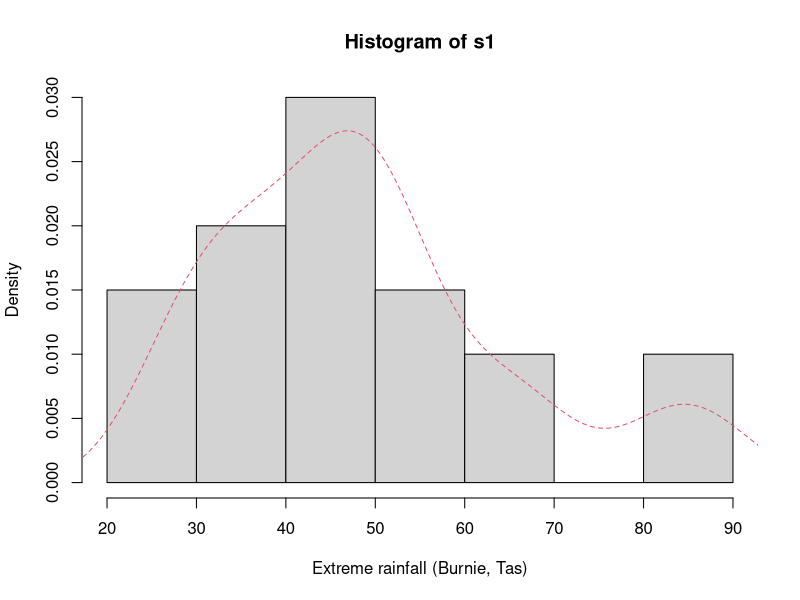
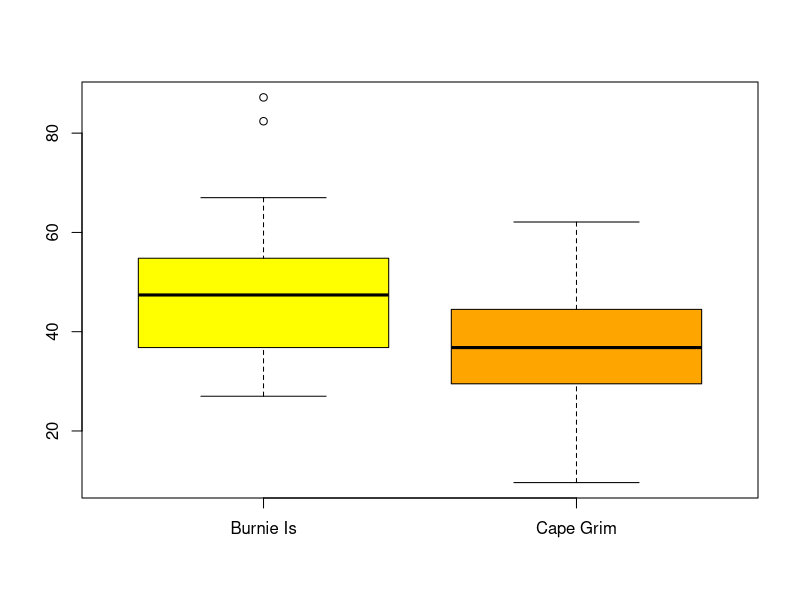
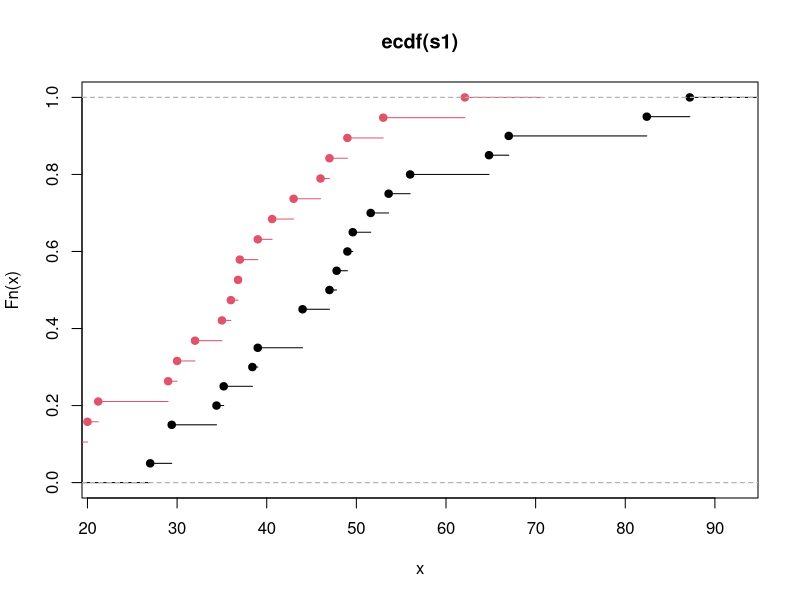

R code for these plots, in order:
## ---- chunk 1
setwd('/Users/rafsanalmamun/Desktop/MAST90105_Labs/Lab 7')
## ---- chunk 2
tasmania = read.csv('EditedRainfall.csv')
## ---- chunk 3

View(tasmania)
dim(tasmania) # check data dimension
names(tasmania[, 1:5]) # names of the first 5 columns
year = tasmania[, 1] # create a vector for year
s1 = tasmania[, 2] # create a vector for station 1 (Burnie)
s2 = tasmania[, 3] # create a vector for station 2 (Cape Grim)
## ---- chunk 4

summary(s1) # 5-number summary plus sample mean
## ---- chunk 5
sd(s1) # sample standard deviaion

IQR(s1) # IQR
## ---- chunk 6
# sample percentiles using Type 6 and 7
# approximations
quantile(s1, type = 6)
quantile(s1, type = 7)
## ---- chunk 7
summary(s2)

# remove the null values to calculate sd and IQR
sd(s2, na.rm = TRUE)
IQR(s2, na.rm = TRUE)
## ---- chunk 8

hist(s1, freq = FALSE, xlab = "Extreme rainfall (Burnie, Tas)") # freq = FALSE gives density
smooth.density = density(s1) # fits a smooth curve
points(smooth.density, type = "l", lty = 2, col = 2) # adds a smooth curve
## ---- chunk 9
boxplot(s1, s2, names = c("Burnie Is", "Cape Grim"),
col = c("yellow", "orange"))
## ---- chunk 10
ecdf1 = ecdf(s1)
ecdf2 = ecdf(s2)
plot(ecdf1)
plot(ecdf2, col = 2, add = TRUE)
